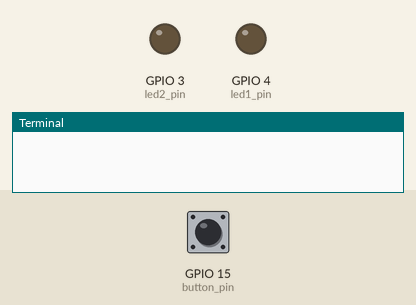
Recording of a program running on a simulated Raspberry Pi (BCM pin numbers). Shown: output pins drawn as LEDs (lit = HIGH), the last lines printed to the terminal. The test bench sets the inputs (shaded band); at power-on: GPIO 15 (button_pin) LOW.

Above: at 1.2 s.
1.3 s: GPIO 15 (button_pin) pulled HIGH for 0.15 s
At 1.9 s:
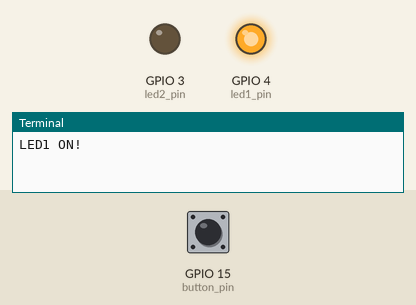
2.9 s: GPIO 15 (button_pin) pulled HIGH for 1 s
At 4.3 s:
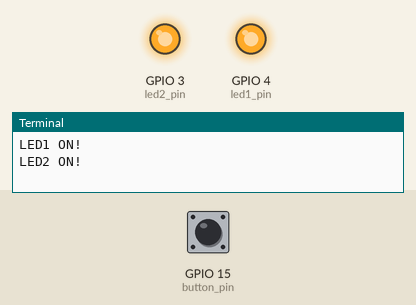
5.4 s: GPIO 15 (button_pin) pulsed HIGH 5 times (0.12 s each, 0.3 s apart)
At 5.8 s:
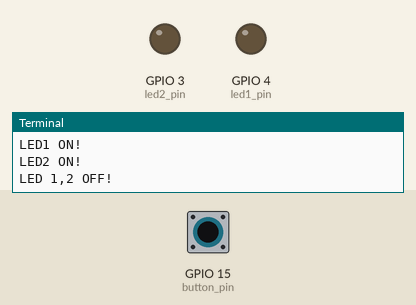
8.4 s: GPIO 15 (button_pin) pulled HIGH for 3.2 s
At 9.7 s:
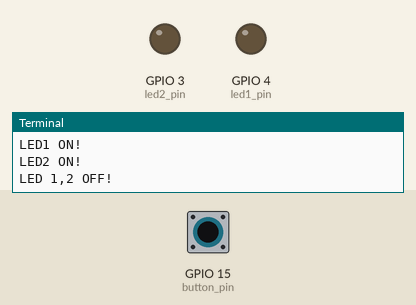
Timing chart, 0 to 11.4 s (numbered marks = the images above; inputs shaded):
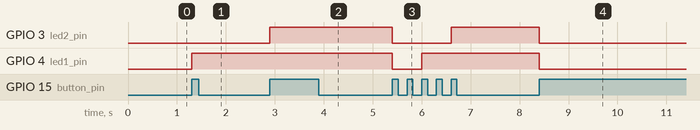

The program:

LED_gwaje.py
```python
#-*-coding:utf-8-*-

# 필요한 라이브러리를 불러옵니다.
import RPi.GPIO as GPIO
import time

# 사용할 GPIO핀의 번호를 선정합니다.
button_pin = 15
led1_pin = 4
led2_pin = 3
 # 불필요한 warning 제거
GPIO.setwarnings(False)
# GPIO핀의 번호 모드 설정
GPIO.setmode(GPIO.BCM)
# 버튼 핀의 INPUT설정 , PULL DOWN 설정
GPIO.setup(button_pin, GPIO.IN, pull_up_down=GPIO.PUD_DOWN)
# LED 핀의 OUT설정
GPIO.setup(led1_pin, GPIO.OUT)
GPIO.setup(led2_pin, GPIO.OUT)

# boolean 변수 설정
light_on = 1
# button_callback 함수를 정의합니다.
def button_callback(channel):
    global light_on    # Global 변수선언
    if light_on == 1:  # LED 불이 모두 꺼져있을때
        GPIO.output(led1_pin,1)   # LED1  ON
        print("LED1 ON!")
    elif light_on == 2:
        GPIO.output(led2_pin,1)   # LED2  ON
        print("LED2 ON!")
    else:                                # LED 불이 모두 켜져있을 때
        GPIO.output(led1_pin,0)  # LED OFF
        GPIO.output(led2_pin,0)  # LED OFF
        print("LED 1,2 OFF!")
    if(light_on==1):
        light_on=2
    elif(light_on==2):
        light_on=3
    elif(light_on==3):
        light_on=1


# Event 알림 방식으로 GPIO 핀의 Rising 신호를 감지하면 button_callback 함수를 실행합니다. 300ms 바운스타임을 설정하여 잘못된 신호를 방지합니다.
GPIO.add_event_detect(button_pin,GPIO.RISING,callback=button_callback, bouncetime=300)

while 1:
    time.sleep(0.1)  # 0.1초 딜레이
```

Measured:
- after the input at 1.3 s, GPIO 4 (led1_pin): LOW → HIGH at once
- after the input at 2.9 s, GPIO 3 (led2_pin): LOW → HIGH at once
- after the input at 5.4 s, GPIO 3 (led2_pin): HIGH → LOW at once, → HIGH 1.2 s later; GPIO 4 (led1_pin): HIGH → LOW at once, → HIGH 0.60 s later
- after the input at 8.4 s, GPIO 3 (led2_pin), GPIO 4 (led1_pin): HIGH → LOW at once
